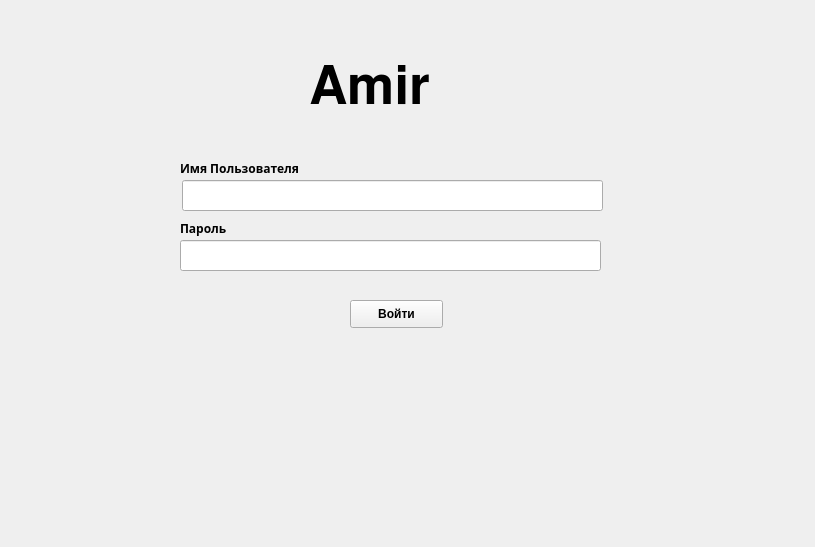
<?xml version="1.0" encoding="UTF-8"?>
<ui version="4.0">
 <class>Form</class>
 <widget class="QWidget" name="Form">
  <property name="geometry">
   <rect>
    <x>0</x>
    <y>0</y>
    <width>815</width>
    <height>547</height>
   </rect>
  </property>
  <property name="windowTitle">
   <string>Form</string>
  </property>
  <widget class="QLineEdit" name="lineEdit">
   <property name="geometry">
    <rect>
     <x>182</x>
     <y>180</y>
     <width>421</width>
     <height>31</height>
    </rect>
   </property>
   <property name="text">
    <string/>
   </property>
  </widget>
  <widget class="QLineEdit" name="lineEdit_2">
   <property name="geometry">
    <rect>
     <x>180</x>
     <y>240</y>
     <width>421</width>
     <height>31</height>
    </rect>
   </property>
   <property name="text">
    <string/>
   </property>
  </widget>
  <widget class="QLabel" name="label">
   <property name="geometry">
    <rect>
     <x>180</x>
     <y>160</y>
     <width>131</width>
     <height>16</height>
    </rect>
   </property>
   <property name="font">
    <font>
     <family>Hadfim</family>
     <weight>75</weight>
     <bold>true</bold>
    </font>
   </property>
   <property name="text">
    <string>Имя Пользователя</string>
   </property>
  </widget>
  <widget class="QLabel" name="label_2">
   <property name="geometry">
    <rect>
     <x>180</x>
     <y>220</y>
     <width>131</width>
     <height>16</height>
    </rect>
   </property>
   <property name="font">
    <font>
     <family>Hadfim</family>
     <weight>75</weight>
     <bold>true</bold>
    </font>
   </property>
   <property name="text">
    <string>Пароль</string>
   </property>
  </widget>
  <widget class="QPushButton" name="pushButton">
   <property name="geometry">
    <rect>
     <x>350</x>
     <y>300</y>
     <width>93</width>
     <height>28</height>
    </rect>
   </property>
   <property name="font">
    <font>
     <family>MS Sans Serif</family>
     <weight>75</weight>
     <italic>false</italic>
     <bold>true</bold>
    </font>
   </property>
   <property name="mouseTracking">
    <bool>false</bool>
   </property>
   <property name="text">
    <string>Войти</string>
   </property>
  </widget>
  <widget class="QLabel" name="label_3">
   <property name="geometry">
    <rect>
     <x>310</x>
     <y>50</y>
     <width>161</width>
     <height>71</height>
    </rect>
   </property>
   <property name="minimumSize">
    <size>
     <width>0</width>
     <height>16</height>
    </size>
   </property>
   <property name="font">
    <font>
     <pointsize>40</pointsize>
    </font>
   </property>
   <property name="text">
    <string>𝐀𝐦𝐢𝐫</string>
   </property>
  </widget>
 </widget>
 <resources/>
 <connections/>
</ui>
